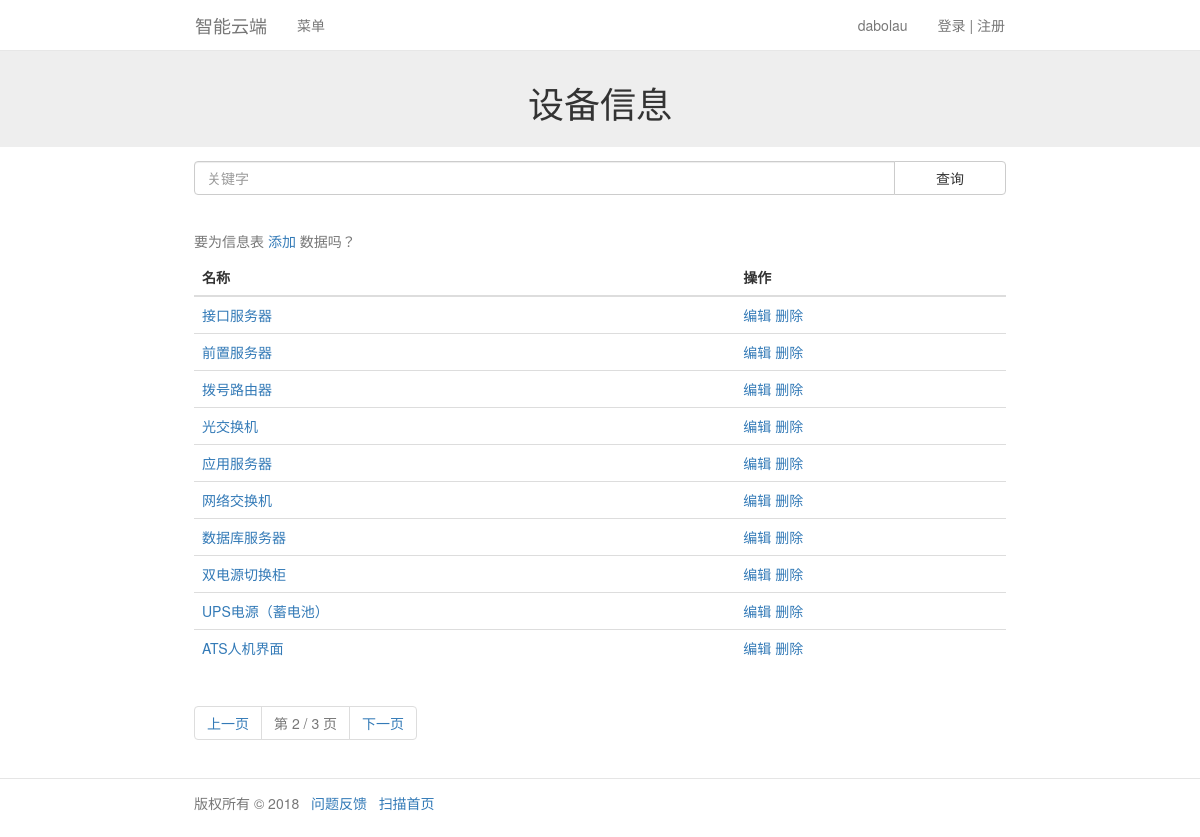
The page /equipment/?name=&page=2 (signed in) on the database its author committed.
### equipment/models.py (models this page shows, shortened)
class Equipment(models.Model):
    equipment_photo = models.ManyToManyField(
        to=File,
        verbose_name='设备照片',
        limit_choices_to={'file_tag': '设备照片'},
        related_name='设备照片',
    )
    equipment_name = models.CharField(
        verbose_name='设备名称',
        max_length=32,
        unique=True,  #唯一标示
    )
    manufacturer_name = models.CharField(
        verbose_name='制造商名称',
        max_length=32,
    )
    model_specification = models.CharField(
        verbose_name='型号/规格',
        max_length=32,
    )
    equipment_location = models.CharField(
        verbose_name='存放位置',
        max_length=32,
    )
    enable_date = models.CharField(
        verbose_name='启用日期',
        max_length=32,
    )
    other_information = models.ManyToManyField(
        to=File,
        verbose_name='其它附件',
        limit_choices_to={'file_tag': '其它附件'},
        related_name='设备信息其它附件',  # 这个属性在整个系统中不能重复
    )
    create_time = models.DateTimeField(
        verbose_name='创建时间',
        auto_now_add=True,
    )
    update_time = models.DateTimeField(
        verbose_name='创建时间',
        auto_now=True,
    )
    class Meta:
        verbose_name = '设备信息'
        verbose_name_plural = '设备信息'

### equipment/views.py (the view)
# urls.py: path('', views.equipment, name='equipment'),
@login_required(login_url='/account/login')
def equipment(request):
    if request.method == 'GET':
        homeobj = Home.objects.filter(web_name='网站状态', web_status='打开').first()
        if not homeobj:
            return HttpResponseRedirect('/note/')
        name = request.GET.get('name')
        if name == None:
            return HttpResponseRedirect('/equipment/?name=')
        obj_all = Equipment.objects.filter(
            equipment_name__contains=name).order_by('-id')
        paginator = Paginator(obj_all, 10)  # 每页显示一条数据
        page = request.GET.get('page')
        try:
            obj = paginator.page(page)
        except PageNotAnInteger:
            obj = paginator.page(1)  # 如果页面不是整数跳到第一页
        except EmptyPage:
            obj = paginator.page(paginator.num_pages)  # 如果页面超出最大范围跳到最后一页
        return render(request, 'equipment.html', locals())

### templates/equipment.html (shortened to what this page needs)
{% load static %}
<!DOCTYPE html>
<html>
<head>
    <link rel="stylesheet" href="{% static 'bootstrap/css/bootstrap.min.css' %}">
    <link rel="stylesheet" href="{% static 'css/css.css' %}">
</head>
<body>
    {% include 'navbar.html' %}
    <div class="banner">
        <div class="container">
            <div class="row text-center">
                <h1>设备信息</h1>
            </div>
        </div>
    </div>
    <div class="container">
        <div class="row">
            <form class="search" action="{% url 'equipment' %}" method="get">
                <div class="input-group">
                    <input type="text" name="name" class="form-control" placeholder="关键字">
                    <span class="input-group-btn">
                        <input type="submit" class="btn btn-default" value="查询">
                    </span>
                </div>
            </form>
            <table class="table table-hover">
                <caption>要为信息表
                    <a href="{% url 'equipment_add' %}">添加</a> 数据吗？</caption>
                <thead>
                    <tr>
                        <th class="col-xs-8">名称</th>
                        <th class="col-xs-4">操作</th>
                    </tr>
                </thead>
                <tbody>
                    {% for o in obj %}
                    <tr>
                        <td>
                            <a href="{% url 'equipment_detail' %}?id={{ o.id }}">{{ o.equipment_name }}</a>
                        </td>
                        <td>
                            <a href="{% url 'equipment_change' %}?id={{ o.id }}">编辑</a>
                            <a href="{% url 'equipment_delete' %}?id={{ o.id }}">删除</a>
                        </td>
                    </tr>
                    {% endfor %}
                </tbody>
            </table>
            <nav aria-label="Page navigation">
                <ul class="pagination">
                    {% if obj.has_previous %}
                    <li>
                        <a href="/equipment/?name={{name}}&page={{obj.previous_page_number}}">上一页</a>
                    </li>
                    {% endif %}
                    <li class="disabled">
                        <a href="#">第 {{obj.number}} / {{obj.paginator.num_pages}} 页</a>
                    </li>
                    {% if obj.has_next %}
                    <li>
                        <a href="/equipment/?name={{name}}&page={{obj.next_page_number}}">下一页</a>
                    </li>
                    {% endif %}
                </ul>
            </nav>
        </div>
    </div>
    {% include 'footer.html' %}
</body>
</html>

### templates/navbar.html (shortened to what this page needs)
<nav class="navbar navbar-default navbar-fixed-top" role="navigation">
    <div class="container">
        <div class="navbar-header">
            <a class="navbar-brand" href="{% url 'main' %}">智能云端</a>
        </div>
        <div id="navbar" class="navbar-collapse collapse">
            <ul class="nav navbar-nav">
                <li class="dropdown">
                    <a href="#" class="dropdown-toggle" data-toggle="dropdown">菜单</a>
                </li>
            </ul>
            <ul class="nav navbar-nav navbar-right">
                <li class="dropdown">
                    <a href="#" class="dropdown-toggle" data-toggle="dropdown">登录 | 注册</a>
                </li>
            </ul>
            <ul class="nav navbar-nav navbar-right">
                <li class="dropdown">
                    <a href="#" class="dropdown-toggle" data-toggle="dropdown">{{user}}</a>
                </li>
            </ul>
        </div>
    </div>
</nav>

### static/css/css.css (style rules this page uses)
.navbar { background: #fff; }
.container { max-width: 60em; }
.row { padding-top: 1em; padding-bottom: 1em; padding-left: 1em; padding-right: 1em; }
.banner { padding-top: 3.5em; background: #eee; }
.btn { max-width: 8em; min-width: 8em; }
.search { padding-bottom: 2em; }

### rows shown on the page
Equipment: equipment_name "接口服务器"
Equipment: equipment_name "前置服务器"
Equipment: equipment_name "拨号路由器"
Equipment: equipment_name "光交换机"
Equipment: equipment_name "应用服务器"
Equipment: equipment_name "网络交换机"
Equipment: equipment_name "数据库服务器"
Equipment: equipment_name "双电源切换柜"
Equipment: equipment_name "UPS电源（蓄电池）"
Equipment: equipment_name "ATS人机界面"

### other values the page prints
{{ user }} "dabolau"
{{ obj.number }} "2"
{{ obj.paginator.num_pages }} "3"
